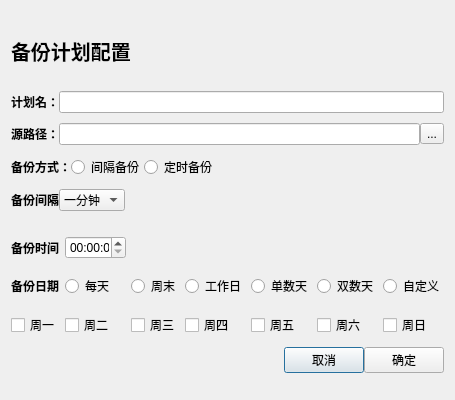
<?xml version="1.0" encoding="UTF-8"?>
<ui version="4.0">
 <class>PlaneConfig</class>
 <widget class="QDialog" name="PlaneConfig">
  <property name="geometry">
   <rect>
    <x>0</x>
    <y>0</y>
    <width>455</width>
    <height>400</height>
   </rect>
  </property>
  <property name="minimumSize">
   <size>
    <width>455</width>
    <height>400</height>
   </size>
  </property>
  <property name="maximumSize">
   <size>
    <width>455</width>
    <height>400</height>
   </size>
  </property>
  <property name="windowTitle">
   <string>Dialog</string>
  </property>
  <layout class="QVBoxLayout" name="verticalLayout_2">
   <property name="spacing">
    <number>0</number>
   </property>
   <item>
    <widget class="QLabel" name="ConfigTip">
     <property name="maximumSize">
      <size>
       <width>16777215</width>
       <height>60</height>
      </size>
     </property>
     <property name="font">
      <font>
       <pointsize>15</pointsize>
       <bold>true</bold>
      </font>
     </property>
     <property name="text">
      <string>备份计划配置</string>
     </property>
    </widget>
   </item>
   <item>
    <layout class="QHBoxLayout" name="NameLayout">
     <item>
      <widget class="QLabel" name="NameTip">
       <property name="font">
        <font>
         <bold>true</bold>
        </font>
       </property>
       <property name="text">
        <string>计划名：</string>
       </property>
      </widget>
     </item>
     <item>
      <widget class="QLineEdit" name="Name"/>
     </item>
    </layout>
   </item>
   <item>
    <layout class="QHBoxLayout" name="PathLayout">
     <property name="sizeConstraint">
      <enum>QLayout::SizeConstraint::SetDefaultConstraint</enum>
     </property>
     <item>
      <widget class="QLabel" name="PathTip">
       <property name="font">
        <font>
         <bold>true</bold>
        </font>
       </property>
       <property name="text">
        <string>源路径：</string>
       </property>
      </widget>
     </item>
     <item>
      <widget class="QLineEdit" name="Path"/>
     </item>
     <item>
      <widget class="QToolButton" name="ChangePath">
       <property name="text">
        <string>...</string>
       </property>
      </widget>
     </item>
    </layout>
   </item>
   <item>
    <layout class="QHBoxLayout" name="WayLayout">
     <item>
      <widget class="QLabel" name="WayTip">
       <property name="font">
        <font>
         <bold>true</bold>
        </font>
       </property>
       <property name="text">
        <string>备份方式：</string>
       </property>
      </widget>
     </item>
     <item>
      <widget class="QRadioButton" name="Interal">
       <property name="text">
        <string>间隔备份</string>
       </property>
      </widget>
     </item>
     <item>
      <widget class="QRadioButton" name="Clock">
       <property name="text">
        <string>定时备份</string>
       </property>
      </widget>
     </item>
     <item>
      <spacer name="WaySpacer">
       <property name="orientation">
        <enum>Qt::Orientation::Horizontal</enum>
       </property>
       <property name="sizeHint" stdset="0">
        <size>
         <width>40</width>
         <height>20</height>
        </size>
       </property>
      </spacer>
     </item>
    </layout>
   </item>
   <item>
    <layout class="QHBoxLayout" name="InteralLayout">
     <item>
      <widget class="QLabel" name="InteralTip">
       <property name="font">
        <font>
         <bold>true</bold>
        </font>
       </property>
       <property name="text">
        <string>备份间隔</string>
       </property>
      </widget>
     </item>
     <item>
      <widget class="QComboBox" name="InteralTime">
       <item>
        <property name="text">
         <string>一分钟</string>
        </property>
       </item>
       <item>
        <property name="text">
         <string>五分钟</string>
        </property>
       </item>
       <item>
        <property name="text">
         <string>十分钟</string>
        </property>
       </item>
       <item>
        <property name="text">
         <string>半小时</string>
        </property>
       </item>
       <item>
        <property name="text">
         <string>一小时</string>
        </property>
       </item>
      </widget>
     </item>
     <item>
      <spacer name="InteralSpacer">
       <property name="orientation">
        <enum>Qt::Orientation::Horizontal</enum>
       </property>
       <property name="sizeHint" stdset="0">
        <size>
         <width>40</width>
         <height>20</height>
        </size>
       </property>
      </spacer>
     </item>
    </layout>
   </item>
   <item>
    <layout class="QGridLayout" name="ClockLayout">
     <property name="topMargin">
      <number>15</number>
     </property>
     <property name="horizontalSpacing">
      <number>5</number>
     </property>
     <property name="verticalSpacing">
      <number>15</number>
     </property>
     <item row="2" column="3">
      <widget class="QCheckBox" name="checkBox_4">
       <property name="text">
        <string>周四</string>
       </property>
      </widget>
     </item>
     <item row="2" column="0">
      <widget class="QCheckBox" name="Mon">
       <property name="text">
        <string>周一</string>
       </property>
      </widget>
     </item>
     <item row="1" column="0">
      <widget class="QLabel" name="ClockDate">
       <property name="font">
        <font>
         <bold>true</bold>
        </font>
       </property>
       <property name="text">
        <string>备份日期</string>
       </property>
      </widget>
     </item>
     <item row="2" column="1">
      <widget class="QCheckBox" name="Tue">
       <property name="text">
        <string>周二</string>
       </property>
      </widget>
     </item>
     <item row="1" column="3">
      <widget class="QRadioButton" name="WorkDay">
       <property name="text">
        <string>工作日</string>
       </property>
      </widget>
     </item>
     <item row="2" column="4">
      <widget class="QCheckBox" name="Fri">
       <property name="text">
        <string>周五</string>
       </property>
      </widget>
     </item>
     <item row="1" column="5">
      <widget class="QRadioButton" name="DoubleDay">
       <property name="text">
        <string>双数天</string>
       </property>
      </widget>
     </item>
     <item row="1" column="1">
      <widget class="QRadioButton" name="EveryDay">
       <property name="text">
        <string>每天</string>
       </property>
      </widget>
     </item>
     <item row="1" column="4">
      <widget class="QRadioButton" name="SingleDay">
       <property name="text">
        <string>单数天</string>
       </property>
      </widget>
     </item>
     <item row="1" column="6">
      <widget class="QRadioButton" name="UserDefine">
       <property name="text">
        <string>自定义</string>
       </property>
      </widget>
     </item>
     <item row="2" column="2">
      <widget class="QCheckBox" name="Thi">
       <property name="text">
        <string>周三</string>
       </property>
      </widget>
     </item>
     <item row="2" column="6">
      <widget class="QCheckBox" name="checkBox_7">
       <property name="text">
        <string>周日</string>
       </property>
      </widget>
     </item>
     <item row="2" column="5">
      <widget class="QCheckBox" name="checkBox_6">
       <property name="text">
        <string>周六</string>
       </property>
      </widget>
     </item>
     <item row="1" column="2">
      <widget class="QRadioButton" name="Holiday">
       <property name="text">
        <string>周末</string>
       </property>
      </widget>
     </item>
     <item row="0" column="0">
      <widget class="QLabel" name="ClockTip">
       <property name="font">
        <font>
         <bold>true</bold>
        </font>
       </property>
       <property name="text">
        <string>备份时间</string>
       </property>
      </widget>
     </item>
     <item row="0" column="1">
      <widget class="QTimeEdit" name="timeEdit"/>
     </item>
    </layout>
   </item>
   <item>
    <layout class="QHBoxLayout" name="ToolLayout">
     <item>
      <spacer name="ToolSpacer">
       <property name="orientation">
        <enum>Qt::Orientation::Horizontal</enum>
       </property>
       <property name="sizeHint" stdset="0">
        <size>
         <width>40</width>
         <height>20</height>
        </size>
       </property>
      </spacer>
     </item>
     <item>
      <widget class="QPushButton" name="Cancel">
       <property name="text">
        <string>取消</string>
       </property>
      </widget>
     </item>
     <item>
      <widget class="QPushButton" name="Ok">
       <property name="text">
        <string>确定</string>
       </property>
      </widget>
     </item>
    </layout>
   </item>
  </layout>
 </widget>
 <resources/>
 <connections/>
</ui>
